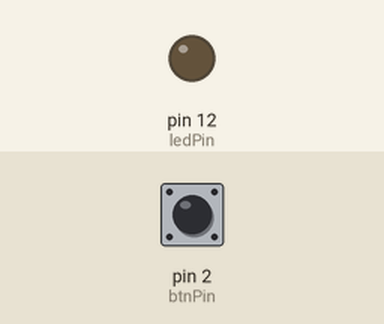
This sketch was run on a simulated Arduino Uno, built with avr-gcc and run on an emulated ATmega328P. Parts: output pins drawn as LEDs (lit = HIGH). Inputs (shaded band) come from the test bench; at power-on: pin 2 (btnPin) LOW.

Above: at 1.2 s.
1.3 s: pin 2 (btnPin) pulled HIGH for 0.15 s
At 2.0 s:
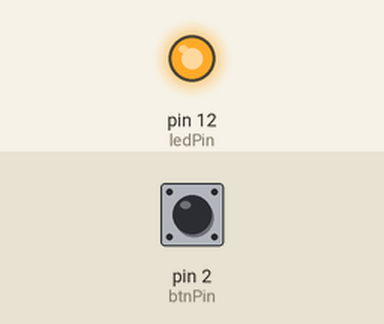
2.9 s: pin 2 (btnPin) pulled HIGH for 1 s
At 3.3 s:
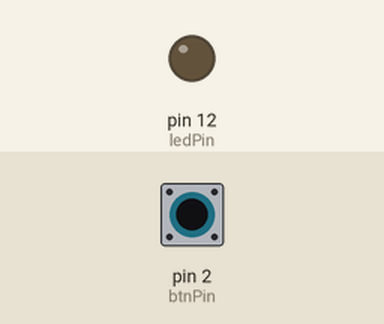
5.4 s: pin 2 (btnPin) pulled HIGH for 3.2 s
At 6.4 s:
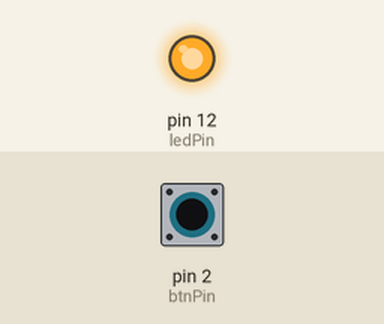
Timing chart, 0 to 8.4 s (numbered marks = the images above; inputs shaded):
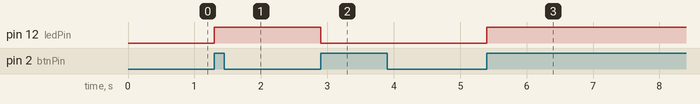

Measured:
- after the input at 1.3 s, pin 12 (ledPin): LOW → HIGH at once
- after the input at 2.9 s, pin 12 (ledPin): HIGH → LOW at once
- after the input at 5.4 s, pin 12 (ledPin): LOW → HIGH at once

The sketch:

PMc_lec-25.ino
```cpp
#include <Arduino.h> // don't include this file, this is just to control errors in vs code and not in arduino ide

// PUSHBUTTON AS TOGGLE SWITCH
int ledPin = 12;
int ledState = 0;
int btnPin = 2;
int btnNew;
int btnOld = 0;
void setup()
{
  pinMode(ledPin, OUTPUT);
  pinMode(btnPin , INPUT);
}

void loop()
{
  int btnNew =  digitalRead(btnPin);
  if(btnNew == 1 && btnOld == 0){

    if(ledState == 0){
    digitalWrite(ledPin , 1);
    ledState = 1;
    }
    else {
    digitalWrite(ledPin , 0);
    ledState = 0;
    }
  }
  btnOld = btnNew;
}
```
